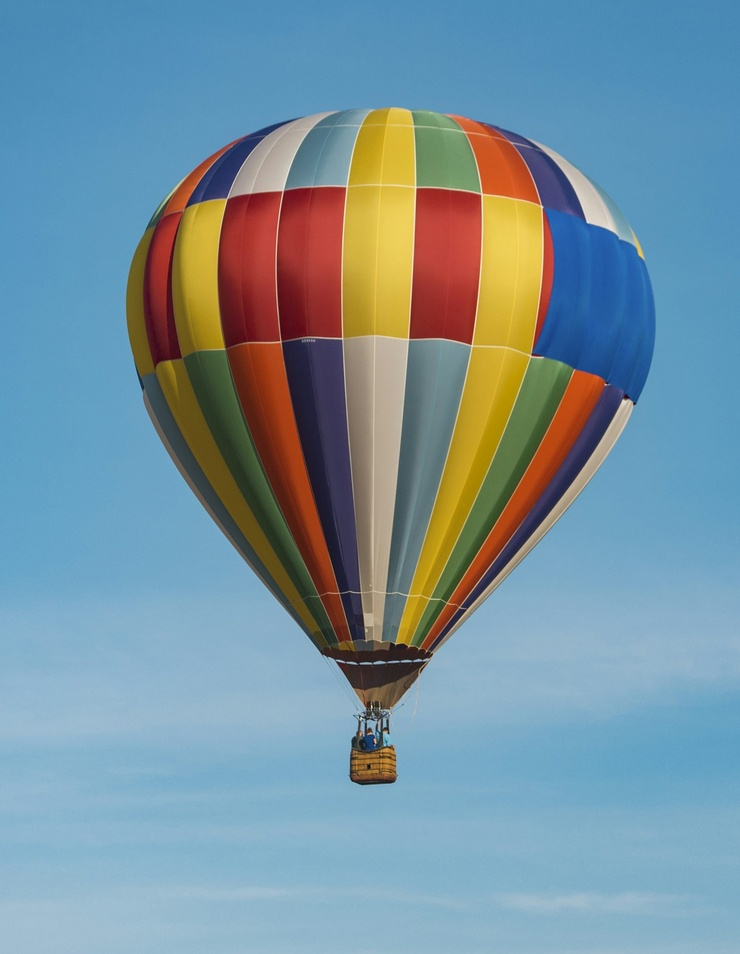
#> input picture M4/HW2/imag/globito.jpg, 740 x 954 px, shrunk from 1744 x 2250 before the run, given in place of globito_moving.mp4, which was not available
$ python tarea2.py
#> lines starting #> are read from the running program, lines starting #| are printed output that depends on the picture; after the words box and inside, x2 and y2 are one past the last pixel; in counts of white or black regions, pixels touching at a corner belong together; pictures that were not available may be replaced by others from this repository, and a replacement may not be noted
import cv2
import numpy as np

# [8 lines of commented-out code are left out]
kalman = cv2.KalmanFilter(6, 2)
kalman.measurementMatrix = np.array([[1, 0, 0, 0, 0, 0], [0, 1, 0, 0, 0, 0]], np.float32)
kalman.transitionMatrix = np.array([[1, 0, 1, 0, 0.5, 0], [0, 1, 0, 1, 0, 0.5], [0, 0, 1, 0, 1, 0], [0, 0, 0, 1, 0, 1], [0, 0, 0, 0, 1, 0], [0, 0, 0, 0, 0, 1]], np.float32)
kalman.processNoiseCov = np.array([[1, 0, 0, 0, 0, 0], [0, 1, 0, 0, 0, 0], [0, 0, 1, 0, 0, 0], [0, 0, 0, 1, 0, 0], [0, 0, 0, 0, 1, 0], [0, 0, 0, 0, 0, 1]], np.float32) * 0.03
#kalman.processNoiseCov = np.eye(6, dtype=np.float32)

#VIDEO
cap = cv2.VideoCapture("imag/globito_moving.mp4")

while cap.isOpened():
    ret, frame = cap.read()
#> frame is the input picture: shape (954, 740, 3); mean B, G, R 158.4, 145.8, 118.8
    if not ret:
        break

    #GRAY
    gray = cv2.cvtColor(frame, cv2.COLOR_BGR2GRAY)
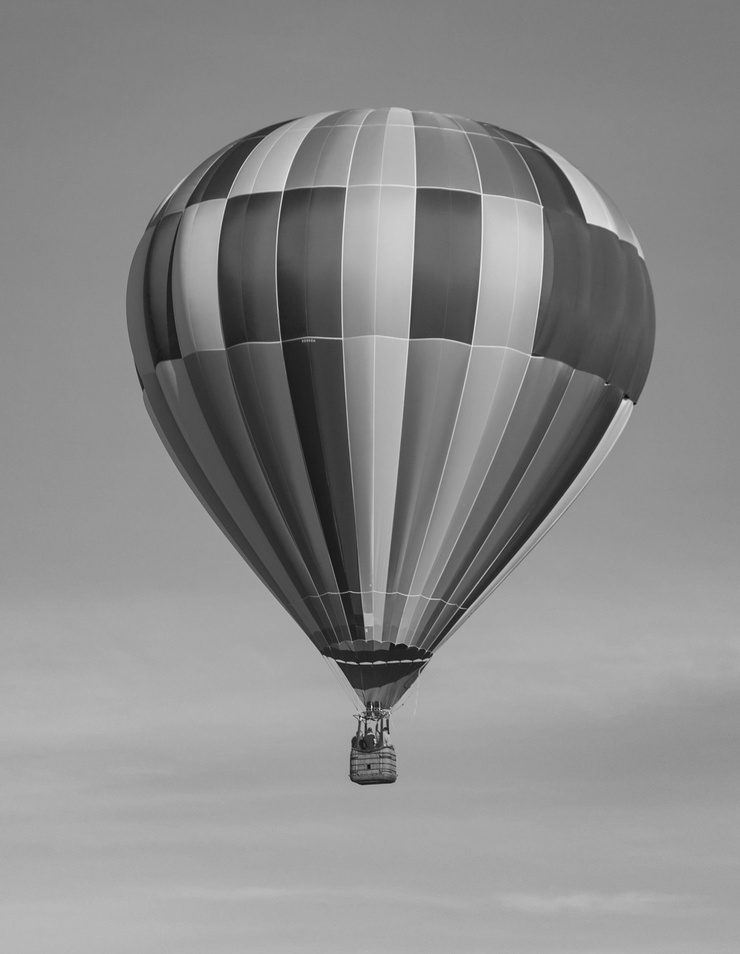
#> gray: shape (954, 740); min 7, max 252, mean 139.1

    #FILTRO GAUSSIANO
    gau_img = cv2.GaussianBlur(gray, (9, 9), 0)

    #CANNY
    bordes = cv2.Canny(gau_img, 10, 200)
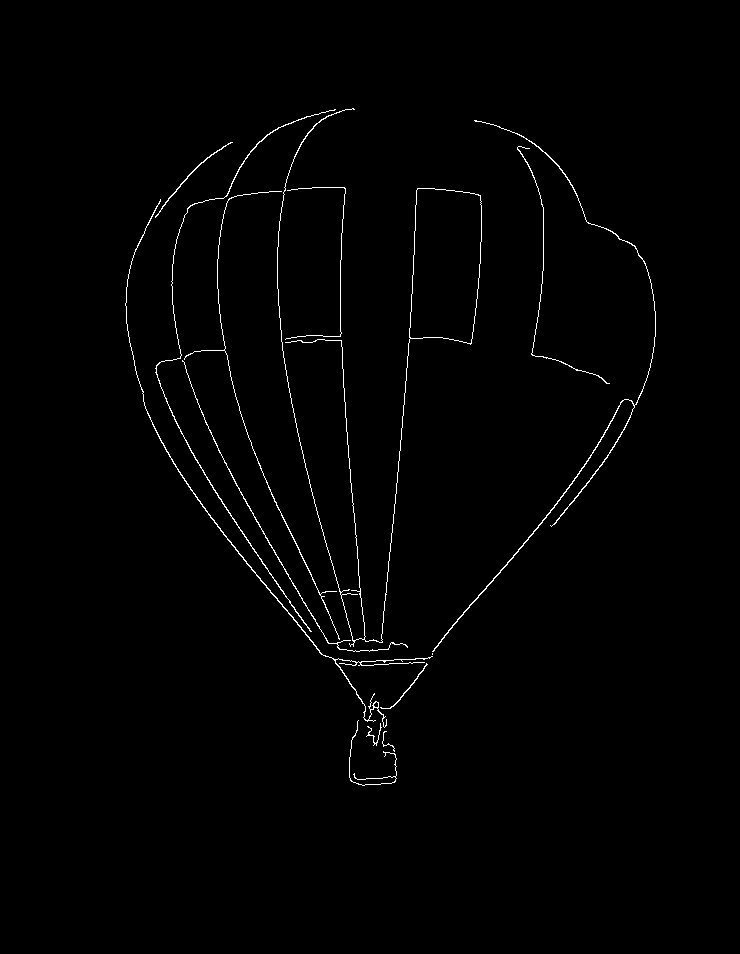
#> bordes: shape (954, 740); 0.98% white in thin lines or dots, all inside (x1, y1, x2, y2) = (125, 108, 656, 786)

    #CONTORNO
    contours, _ = cv2.findContours(bordes, cv2.RETR_EXTERNAL, cv2.CHAIN_APPROX_SIMPLE)
#> contours = 14 contours, 5 with area under 20; largest, box (x1, y1, x2, y2) and area: (277, 108, 482, 647) 9768, (432, 120, 656, 652) 342, (125, 199, 433, 728) 282, (155, 109, 336, 632) 192, (182, 360, 408, 652) 99

    print(len(contours))
#| 14
    contornom = len(contours)
#> contornom = 14

    #AREA
    min_area = 1  # Área mínima
    max_area = 15  # Área máxima

    cv2.imshow("cannied", bordes)

    if contours:
        for contour in contours:
            area = cv2.contourArea(contour)

            if (min_area < area < max_area):
                xm, ym, wm, hm = cv2.boundingRect(contour)

                measurementm = np.array([[np.float32(xm + wm / 2)], [np.float32(ym + hm / 2)]])
                kalman.correct(measurementm)

                predictionm = kalman.predict()
                pred_xm, pred_ym = int(predictionm[0]), int(predictionm[1])

                #DRAW PREDICTION
                cv2.circle(frame, (pred_xm, pred_ym), 5, (0, 0, 255), -1)

                #ENCUADRE
                cv2.rectangle(frame, (xm, ym), (xm + wm, ym + hm), (0, 255, 0), 2)
#> this loop made 14 passes
#> area on passes 4, 6, 7, 8, 10, 11, 12, 13, 14: 37.5, 99, 281.5, 65, 35.5, 63.5, 341.5, 192, 9767.5
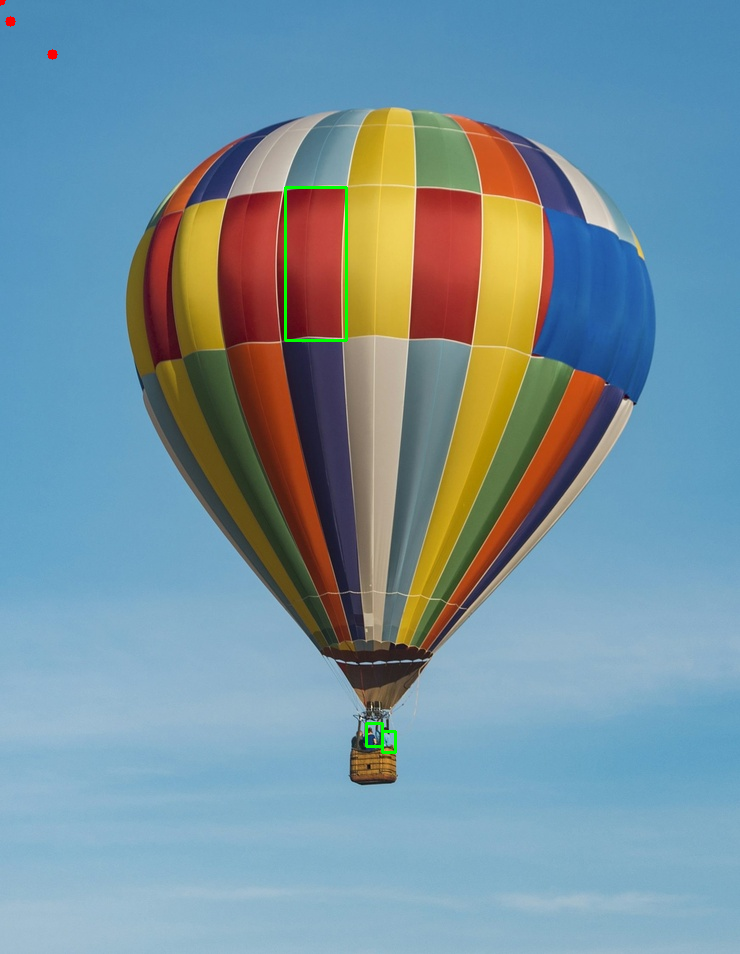
#> frame: shape (954, 740, 3); 0.26% of pixels changed, all inside (x1, y1, x2, y2) = (0, 0, 397, 754)

        #CONTORNO LARGO
        largest_contour = max(contours, key=cv2.contourArea)
#> largest_contour = contour of 901 points, box (x1, y1, x2, y2) (277, 108, 482, 647), area 9768
        x, y, w, h = cv2.boundingRect(largest_contour)
#> x = 277; y = 108; w = 205; h = 539

        #MEDICION KALMAN
        measurement = np.array([[np.float32(x + w / 2)], [np.float32(y + h / 2)]])
#> measurement = [379.5, 377.5]
        kalman.correct(measurement)

        #PREDICCION
        prediction = kalman.predict()
#> prediction = [216.8, 213.2, 91.26, 86.12, 21.9, 20.83]
        pred_x, pred_y = int(prediction[0]), int(prediction[1])
#> pred_x = 216; pred_y = 213

        #DRAW PREDICTION
        cv2.circle(frame, (pred_x, pred_y), 5, (0, 0, 255), -1)
#> frame: shape (954, 740, 3); 0.01% of pixels changed, all inside (x1, y1, x2, y2) = (211, 208, 222, 219)

        #ENCUADRE
        cv2.rectangle(frame, (x, y), (x + w, y + h), (0, 255, 0), 2)
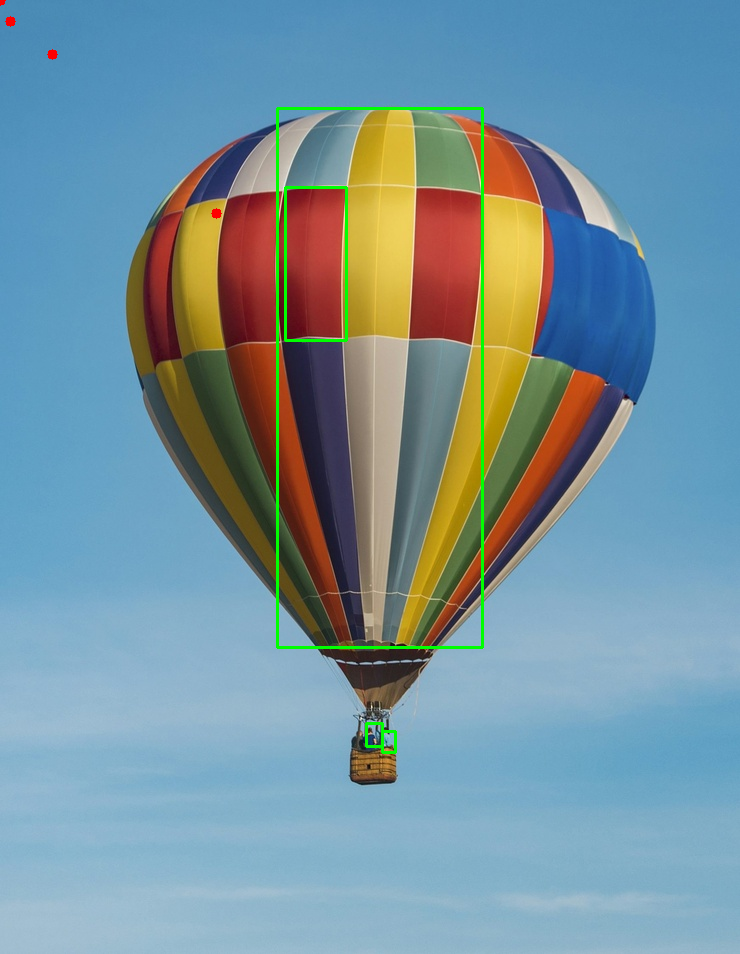
#> frame: shape (954, 740, 3); mean B, G, R 157.6, 146.9, 117.7

    cv2.imshow('Frame', frame)

    if cv2.waitKey(1) & 0xFF == ord('q'):
#> (key q is pressed here)
        break

cap.release()
cv2.destroyAllWindows()
